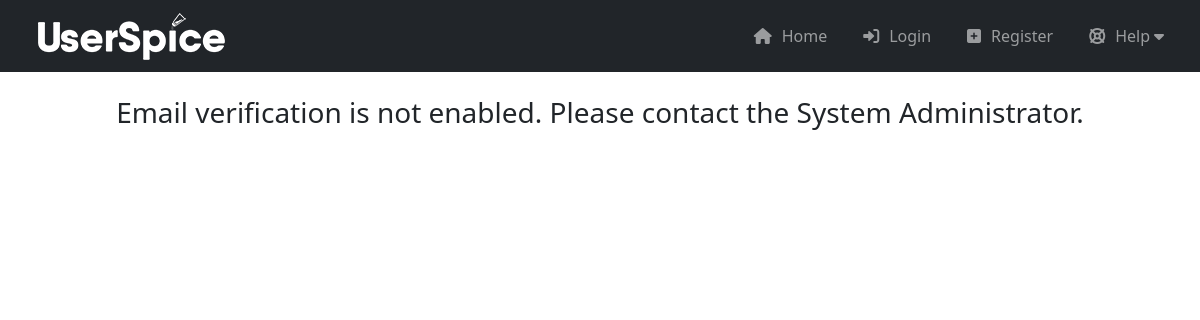
The app's page /users/forgot_password.php with its own data.
### tables this page shows
CREATE TABLE `us_menus` (
  `id` int(11) unsigned NOT NULL AUTO_INCREMENT,
  `menu_name` varchar(255) DEFAULT NULL,
  `type` varchar(75) DEFAULT NULL,
  `nav_class` varchar(255) DEFAULT NULL,
  `theme` varchar(25) DEFAULT NULL,
  `z_index` int(11) DEFAULT NULL,
  `brand_html` text DEFAULT NULL,
  `disabled` tinyint(1) DEFAULT 0,
  `justify` varchar(10) DEFAULT 'right',
  `show_active` tinyint(1) DEFAULT 0,
  `screen_reader_mode` tinyint(1) DEFAULT 0,
  PRIMARY KEY (`id`)
);

CREATE TABLE `us_menu_items` (
  `id` int(11) unsigned NOT NULL AUTO_INCREMENT,
  `menu` int(11) unsigned NOT NULL,
  `type` varchar(50) DEFAULT NULL,
  `label` varchar(255) DEFAULT NULL,
  `link` text DEFAULT NULL,
  `icon_class` varchar(255) DEFAULT NULL,
  `li_class` varchar(255) DEFAULT NULL,
  `a_class` varchar(255) DEFAULT NULL,
  `link_target` varchar(50) DEFAULT NULL,
  `parent` int(11) DEFAULT NULL,
  `display_order` int(11) DEFAULT NULL,
  `disabled` tinyint(1) DEFAULT 0,
  `permissions` varchar(1000) DEFAULT NULL,
  `tags` varchar(1000) DEFAULT NULL,
  PRIMARY KEY (`id`)
);

### users/classes/Menu.php (the view, shortened to what the rows shown need)
<?php
class Menu {
  protected $db;
  public $id, $menu_name, $menu;
  public $items = [];
  public $tree = [];
  public $userPerms = [0];
  public $userTags = [];
  public $show_active = 0;
  public function __construct($id_or_name) {
    $this->db = DB::getInstance();
    if(is_numeric($id_or_name)) {
      $col = "id";
    } else {
      $col = "menu_name";
    }
    $q = $this->db->query("SELECT * FROM us_menus WHERE $col = ?",[$id_or_name]);
    $c = $q->count();
    if($c < 1){
      die("Your menu $id_or_name is missing. If you have just upgraded UserSpice,
      please navigate to users/updates in your browser to create your menus.
      Otherwise, please go into your database and restore a backup or select a different menu.
      If you do not have a backup, you can also create a UserSpice file and run the function migrateUSMainMenu() to
      attempt to create a new Main Menu");
    }else{
      $menu = $q->first();
    }
    $this->menu = $menu;
    $this->id = $menu->id;
    $this->show_active = $menu->show_active;
    $this->show_branding = true;
    $this->_loadItems();
    $this->tree = $this->_loadTree(0);
  }
  public function display($override = []) {
    $html = $this->generate();
    echo $html;
  }
  public function generate() {
    $html = $this->_generateHtml($this->tree, false);
    return "<nav>" . $html . "</nav>";
  }
  private function hasPerms($item) {
    $itemPerms = json_decode($item->permissions ?? "", true);
    $itemTags = json_decode($item->tags ?? "", true);
    if($itemTags == "") $itemTags = [];
    $hasPermission = sizeof(array_intersect($itemPerms, $this->userPerms)) > 0;
    $hasTag = sizeof(array_intersect($itemTags, $this->userTags)) > 0;
    return $hasPermission || $hasTag;
}
  private function _generateHtml($items, $isDropdown = false, $level = 0) {
    global $abs_us_root,$us_url_root,$lang;
    $uniq = "_" . uniqid();
    $level++;
    $ulClass = $isDropdown? "us_sub-menu": "us_menu";
    $z = $this->menu->z_index?? 50;
    $ulStyle = " z-index: {$z};";
    $menuId = $level == 1? "id='us_menu_{$this->menu->id}{$uniq}' data-menu_id='{$this->menu->id}'" : "";
    if($level == 1) {
      $ulClass .= " " . $this->menu->type;
    }
    if($level == 1 && $this->menu->theme == 'dark') {
      $ulClass .= " dark";
    }elseif($level == 1 && $this->menu->theme == 'custom') {
      $ulClass .= " custom";
    }
    reset($items);
    $firstKey = key($items);
    $ulId = $isDropdown? "menu_{$items[$firstKey]->menu}_dropdown_{$items[$firstKey]->parent}" : false;
    $labelledBy = $isDropdown? "aria-labelledby='{$ulId}'" : '';
    $html = "<ul class='{$ulClass}' {$labelledBy} style='{$ulStyle}' {$menuId}>";
    if($level == 1) {
      $brandHtml = !empty($this->menu->brand_html)? html_entity_decode($this->menu->brand_html, ENT_QUOTES, 'UTF-8') : '';
      $brandHtml = str_replace("{{root}}",$us_url_root,$brandHtml);
      $html .= "<div class='us_brand full_screen'>{$brandHtml}</a></div>";
      if($this->menu->justify == "right"){
          $html .= "<div class='flex-grow-1'></div>";
      }
      $html .= "<div class='us_menu_mobile_wrapper'><div class='us_brand'>{$brandHtml}</a></div>";
      $html .= "<span class='additional-mobile-icons'>";
            $mobile_menu_hooks = $abs_us_root . $us_url_root . "usersc/hooks/mobile_menu/";
      $php_files = glob($mobile_menu_hooks . "*.php");
      $html .= "</span>";
      $html .= "<div class='us_menu_mobile_control' data-target='{$this->menu->id}{$uniq}' data-bs-target='{$this->menu->id}{$uniq}'><i class='fa fa-bars'></i></div></div>";
    }
    foreach($items as $item) {
      if(!$this->hasPerms($item) || $item->disabled == 1) continue;
      $hasDropdown = sizeof($item->items) > 0;
      $liClass = $hasDropdown? "dropdown" : "";
      $liClass .= $item->li_class ? " $item->li_class": "";
      $currentPage = basename(Server::get('REQUEST_URI'));
      $linkPage = substr($item->link, strrpos($item->link, "/") + 1);
        if(($this->show_active == 1 || $this->show_active == true) && $currentPage == $linkPage){
          $liClass .= " active active-style";
        }elseif($currentPage == $linkPage){
          $liClass .= " active";
        }
      $linkClass = $hasDropdown? "sub-toggle" : "";
      $linkClass .= $item->a_class? " $item->a_class": "";
      $linkAttrs = " target='";
      $linkAttrs .= $item->link_target ? $item->link_target : "_self";
      $linkAttrs .= "' ";
      if($hasDropdown) {
        $toggle = "menu_{$item->menu}{$uniq}_dropdown_{$item->id}";
        $linkAttrs = "id='{$toggle}' role='button' aria-haspopup='true' aria-expanded='false'";
      }
      if($item->type == "snippet" && file_exists($abs_us_root . $us_url_root . $item->link)){
        $html .= "";
        ob_start();
        include $abs_us_root . $us_url_root . $item->link;
        $data = ob_get_clean();
        $html .=  $data;
        @ob_end_flush();
        $html .= "";
      }else{
        $html .= "<li class='{$liClass}' data-menu='{$item->menu}'>";
        if(strtolower(substr($item->link,0,5) != "http:") && strtolower(substr($item->link,0,6) != "https:")){
          $item->link = $us_url_root . $item->link;
        }
        $html .= "<a class='{$linkClass}' href='{$item->link}' {$linkAttrs}>";
        if(!empty($item->icon_class)) {
          $html .= "<i class='{$item->icon_class}'></i>";
        }
        $parsedLabel = parseMenuLabel($item->label);
        $html .= "<span class='labelText'>" . $parsedLabel . "</span>";
        if($hasDropdown) {
          $html .= "<span class='caret fa fa-caret-down'></span>";
        }
        $html .= "</a>";
        if($hasDropdown) {
          $html .= $this->_generateHtml($item->items, true, $level);
        }
          $html .= "</li>";
      }
    }
    $html .= "</ul>";
    return $html;
  }
  private function _loadTree($parent) {
    $children = [];
    foreach($this->items as $item) {
      if($item->parent == $parent) {
        $branch = clone $item;
        $branch->items = $this->_loadTree($item->id);
        $children[$item->id] = $branch;
      }
    }
    return $children;
  }
  private function _loadItems(){
    $this->items = $this->db->query("SELECT * FROM us_menu_items WHERE menu = ? ORDER BY display_order ASC", [$this->id])->results();
  }
}

### records on screen
us_menus: brand_html (picture)
us_menu_items: label "Home"
us_menu_items: label "Login"
us_menu_items: label "Register"
us_menu_items: label "Help"

### other values on screen
lang("ERR_EM_VER") "Email verification is not enabled. Please contact the System Administrator."
